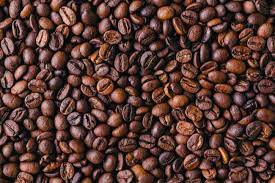
#> input picture cafe.png, 275 x 183 px
$ python lec_IMG.py
#> lines starting #> are read from the running program, lines starting #| are printed output that depends on the picture
#Librería
import cv2 #clase estatica
from cv2 import imshow #importacion del metodo

"""import pytesseract
tesseract_cmd = r'C:\Program Files (x86)\Tesseract-OCR\tesseract'"""

imgText="cafe" #referencia al nombre de la imagen de *algun formato
#imgText="anime" #ejemplo

#PROCESO DE LECTURA DE IMAGEN

img= cv2.imread(imgText+'.png') #imread carga una imagen desde un archivo especificado de la variable imgText concatenando segun el MISMO formato de imagen
#> img is the input picture: shape (183, 275, 3); mean B, G, R 50.1, 56.7, 87.7
#img= cv2.imread(imgText+'.jpg')   #ejemplo

#cv2.cvtColor() metodo que se usa para convertir una imagen de un espacio de color a otro
img_gris = cv2.cvtColor(img, cv2.COLOR_BGR2GRAY) # COLOR_BGR2GRAY convierte la imagen a gris, la cual elimina los campos RGB y la cambia a escala de grises.
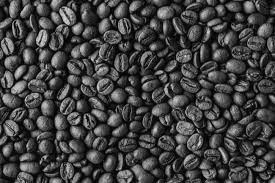
#> img_gris: shape (183, 275); min 0, max 219, mean 65.2
cv2.imshow('Gris', img_gris) #nombre de la ventana 'gris', referecia a img_gris


"""
--------otros elementos--------
COLOR_BGR2BGRA =tono normal de la imagen
COLOR_RGBA2BGRA = tonos rojos
COLOR_BGR2GRAY =escala de grises


"""


b = img.copy()  #lo siguiente toma la imagen, la copia y muestra la misma imagen en tono azul
b[:, :, 1] = 0  #b[:, :, 0] = 0  cambian imagen a verde     |b[:, :, 0] = 0 cambia la imagen a rojo
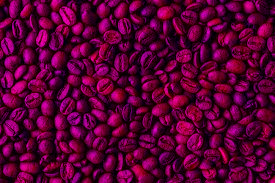
#> b: shape (183, 275, 3); mean B, G, R 50.1, 0, 87.7
b[:, :, 2] = 0  #b[:, :, 2] = 0                             |b[:, :, 1] = 0
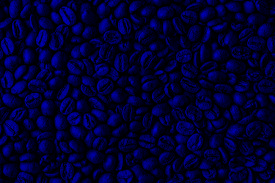
#> b: shape (183, 275, 3); mean B, G, R 50.1, 0, 0
cv2.imshow('B-RGB', b)


# [9 lines of commented-out code are left out]


g = img.copy()
g[:, :, 0] = 0
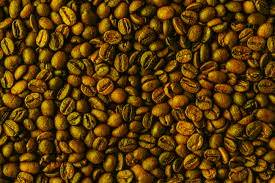
#> g: shape (183, 275, 3); mean B, G, R 0, 56.7, 87.7
g[:, :, 2] = 0
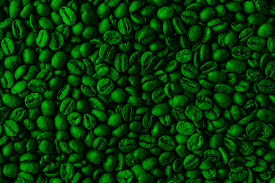
#> g: shape (183, 275, 3); mean B, G, R 0, 56.7, 0
cv2.imshow('G-RGB', g)


imshow('Imagen Original',img)# Usando el método imshow() permite la visualización de la imagen de modo que:
#'imagen original' dara el nombre a la ventana y img buscara la imagen por medio de imread.
# ('nombre de la ventana',parametro-variable en donde se muestra)

cv2.waitKey(0)##espera a que el usuario presione cualquier tecla. El 0 evita que la pantalla se cierre
cv2.destroyAllWindows()# metodo.finaliza el proceso y cierra todas las ventanas abiertas
